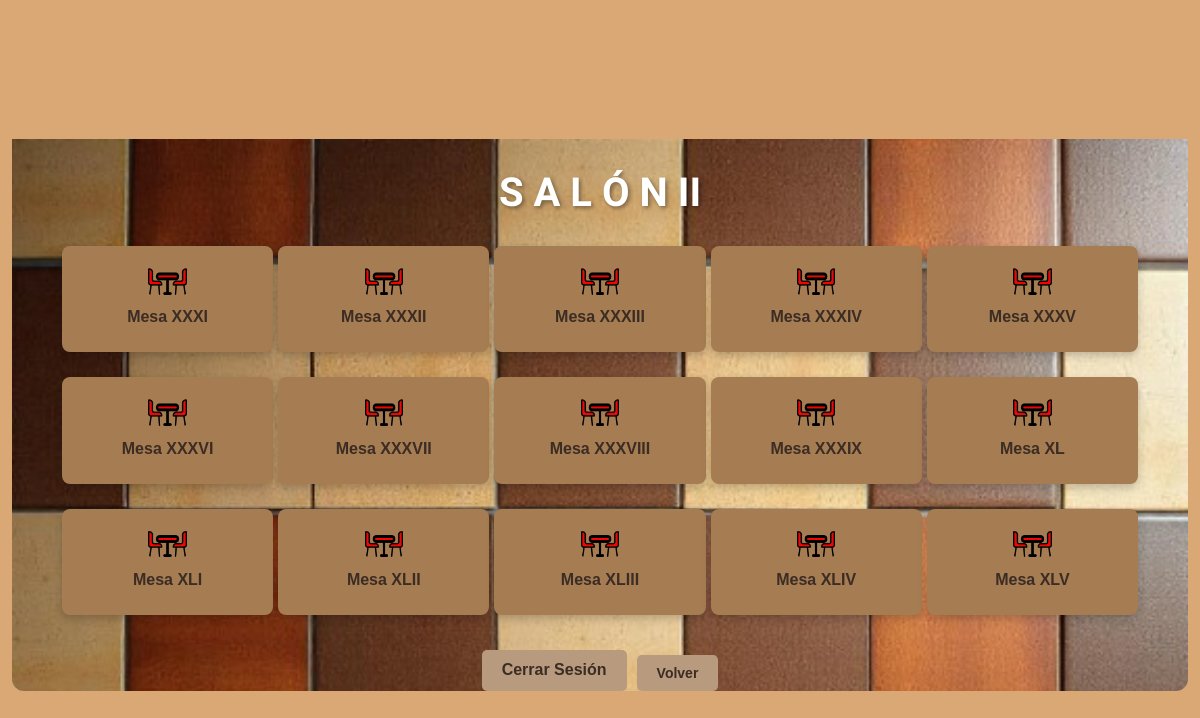
Page /salones/salon2.php (signed in) on the committed database.
### tables this page shows
CREATE TABLE tbl_tables (
    table_id INT PRIMARY KEY AUTO_INCREMENT,
    room_id INT NOT NULL,
    table_number INT NOT NULL,
    capacity INT NOT NULL,
    status ENUM('free', 'occupied') DEFAULT 'free',   
    FOREIGN KEY (room_id) REFERENCES tbl_rooms(room_id) ON DELETE CASCADE
);

### salones/salon2.php (the view, shortened to what this page needs)
<?php
include '../conexion/conexion.php';
function romanNumerals($number) {
    $map = [
        'M' => 1000,
        'CM' => 900,
        'D' => 500,
        'CD' => 400,
        'C' => 100,
        'XC' => 90,
        'L' => 50,
        'XL' => 40,
        'X' => 10,
        'IX' => 9,
        'V' => 5,
        'IV' => 4,
        'I' => 1
    ];
    $result = '';
    foreach ($map as $roman => $int) {
        while ($number >= $int) {
            $result .= $roman;
            $number -= $int;
        }
    }
    return $result;
}
$sql = "SELECT table_id, status FROM tbl_tables WHERE table_id BETWEEN 31 AND 45";
$stmt = $conexion->query($sql);
$mesas = $stmt->fetchAll(PDO::FETCH_ASSOC);
?>
<!DOCTYPE html>
<html lang="es">
<head>
    <link rel="stylesheet" href="../styles.css">
</head>
<body>
    <div class="container4">
        <div class="header">
            <h1 class="h1salon2">S A L Ó N II</h1>
        </div>
        <div class="grid6">
            <?php
            foreach ($mesas as $mesa) {
                $tableId = $mesa['table_id'];
                $status = $mesa['status'];
                $romanTableId = romanNumerals($tableId);
                $imgSrc = ($status === 'occupied') ? '../img/salonRoja.webp' : '../img/salonVerde.webp';
                echo "
                <div class='table' id='mesa$tableId' onclick='openTableOptions($tableId, \"$status\", \"$romanTableId\")'>
                    <img id='imgMesa$tableId' src='$imgSrc' alt='Mesa $tableId'>
                    <p>Mesa $romanTableId</p>
                </div>
                <form id='formMesa$tableId' method='POST' style='display: none;'>
                    <input type='hidden' name='tableId' value='$tableId'>
                    <input type='hidden' name='action' id='action$tableId'>
                    <input type='hidden' name='newRoomId' id='newRoomId$tableId'>
                </form>
                ";
            }
            ?>
        </div>
        <div class="button-container">
            <button class="logout-button" onclick="logout()">Cerrar Sesión</button>
            <form action="../paginaPrincipal.php">
                <button class="logout">Volver</button>
            </form>
        </div>
    </div>
</body>
</html>

### styles.css (style rules this page uses)
body { font-family: Arial, sans-serif; background-color: #d9a875; display: flex; justify-content: center; align-items: center; height: 100vh; margin: 0; }
.container4 { text-align: center; background-image: url('./img/fondo.jpg'); background-size: 100%; background-position: center; background-repeat: no-repeat; background-position-y: 30px; width: 88%; padding-left: 5%; padding-right: 5%; border-radius: 12px; position: relative; }
.button-container { display: flex; gap: 10px; justify-content: center; margin-top: 20px; }
h1 { font-size: 40px; font-weight: bold; color: #fff; text-shadow: 2px 2px 4px rgba(0, 0, 0, 0.4); font-family: 'Arial Black', sans-serif; margin-bottom: 30px; }
.h1salon2 { font-size: 40px; font-weight: bold; color: #fff; text-shadow: 2px 2px 4px rgba(0, 0, 0, 0.4); margin-bottom: 30px; margin-top: 60px; }
button { padding: 10px 20px; border-radius: 5px; border: none; background-color: transparent; color: #3b2c24; font-weight: bold; font-size: 14px; cursor: pointer; transition: background-color 0.3s; }
.logout-button { margin-top: 15px; padding: 10px 20px; border-radius: 5px; border: none; background-color: #b89a7e; color: #3b2c24; font-weight: bold; font-size: 16px; cursor: pointer; }
h1 { font-family: 'Sancreek'; }
.table { background-color: #a67c52; padding: 10px; border-radius: 8px; text-align: center; box-shadow: 0px 4px 6px rgba(0, 0, 0, 0.2); width: 90%; transition: transform 0.3s; }
.table img { width: 20%; height: auto; margin-bottom: 10px; border-radius: 4px; }
.table p { font-weight: bold; color: #3b2c24; margin-top: 2%; }
.logout { margin-top: 20px; padding: 10px 20px; background-color: #b89a7e; color: #3b2c24; border: none; border-radius: 5px; font-weight: bold; cursor: pointer; }
.grid6 { display: grid; grid-template-columns: repeat(5, 1fr); gap: 25px; justify-items: center; margin: 0 auto; }
.table { display: flex; flex-direction: column; align-items: center; border-radius: 10px; padding: 10px; box-shadow: 0 4px 8px rgba(0, 0, 0, 0.2); cursor: pointer; transition: transform 0.3s ease, box-shadow 0.3s ease; padding: 10px; border-radius: 8px; text-align: center; width: 100%; }

### rows in the picture
tbl_tables: table_id "XXXI"
tbl_tables: table_id "XXXII"
tbl_tables: table_id "XXXIII"
tbl_tables: table_id "XXXIV"
tbl_tables: table_id "XXXV"
tbl_tables: table_id "XXXVI"
tbl_tables: table_id "XXXVII"
tbl_tables: table_id "XXXVIII"
tbl_tables: table_id "XXXIX"
tbl_tables: table_id "XL"
tbl_tables: table_id "XLI"
tbl_tables: table_id "XLII"
tbl_tables: table_id "XLIII"
tbl_tables: table_id "XLIV"
tbl_tables: table_id "XLV"
